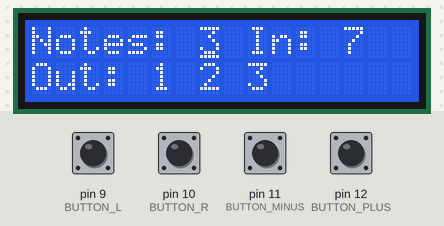
Bench run of a sketch on a simulated Arduino Mega 2560, built with avr-gcc and run on an emulated ATmega2560. On the bench: 16×2 character LCD. The test bench sets the inputs (shaded band); at power-on: pin 9 (BUTTON_L), pin 10 (BUTTON_R), pin 11 (BUTTON_MINUS), pin 12 (BUTTON_PLUS) LOW. MIDI output is not drawn.

Above: at 1.2 s.
1.3 s: pin 9 (BUTTON_L) pulled HIGH for 0.15 s
At 1.9 s:
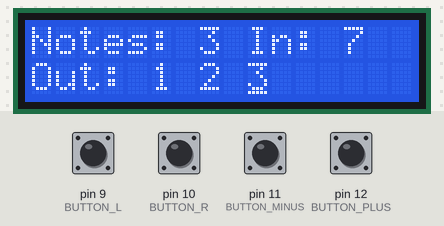
2.9 s: pin 11 (BUTTON_MINUS) pulled HIGH for 0.15 s
At 4.1 s:
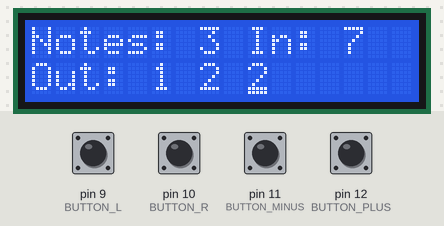
4.5 s: pin 10 (BUTTON_R) pulled HIGH for 0.15 s
At 5.3 s:
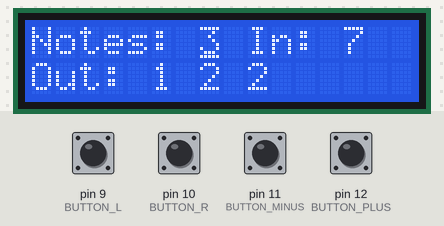
6.1 s: pin 12 (BUTTON_PLUS) pulled HIGH for 0.15 s
At 7.3 s:
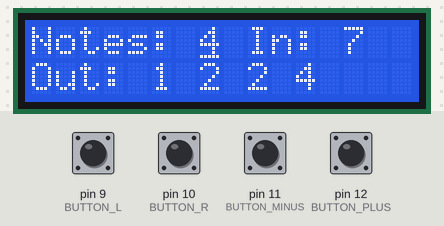
7.7 s: pin 9 (BUTTON_L) pulled HIGH for 1 s
At 8.3 s:
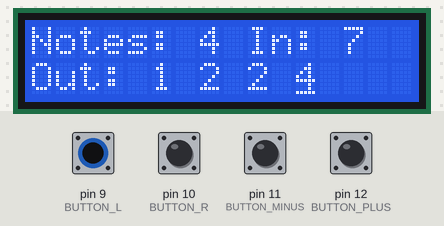
10.2 s: pin 11 (BUTTON_MINUS) pulled HIGH for 1 s
At 11.6 s:
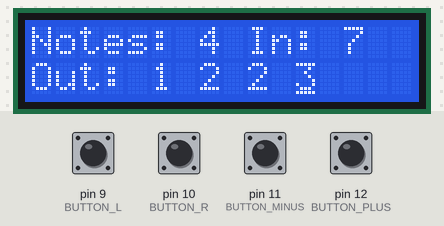
Timing chart, 0 to 13.2 s (numbered marks = the images above; inputs shaded):
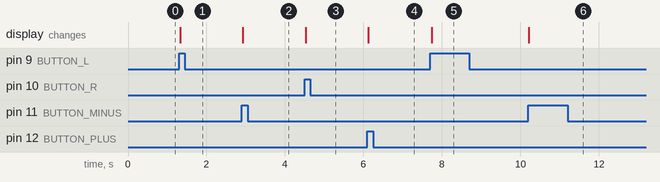

Measured:
- after the input at 1.3 s, the display: changes at once (image 1)
- after the input at 2.9 s, the display: changes at once (image 2)
- after the input at 4.5 s, the display: changes at once (image 3)
- after the input at 6.1 s, the display: changes at once (image 4)
- after the input at 7.7 s, the display: changes at once (image 5)
- after the input at 10.2 s, the display: changes at once (image 6)

The sketch:

controller_sketch.ino
```cpp
#include <LiquidCrystal.h>
#include <MIDI.h>
#include <Bounce.h>

#define BUTTON_L 9
#define BUTTON_R 10
#define BUTTON_MINUS 11
#define BUTTON_PLUS 12

#define SET_NUM_NOTES -2
#define SET_INPUT_CHANNEL -1

Bounce button_l = Bounce(BUTTON_L, 10);
Bounce button_r = Bounce(BUTTON_R, 10);
Bounce button_minus = Bounce(BUTTON_MINUS, 10);
Bounce button_plus = Bounce(BUTTON_PLUS, 10);

MIDI_CREATE_INSTANCE(HardwareSerial, Serial1, MIDI);

const int rs=3, en=4, d4=5, d5=6, d6=7, d7=8;
LiquidCrystal lcd(rs, en, d4, d5, d6, d7);

int selection = SET_NUM_NOTES;
int channels[6] = {1, 2, 3, 4, 5, 6};
int ch_notes[6] = {-1, -1, -1, -1, -1, -1};
int num_notes = 3;
int input_channel = 7;
int prev_note_index = 0;

void print_channels() {
  lcd.setCursor(0, 1);
  lcd.print("Out:             ");
  lcd.setCursor(5, 1);
  for(int i = 0; i < num_notes; i++) {
    lcd.print(channels[i]);
    lcd.print(" ");
  }
}

int get_channel(int note) {
  for(int i = 0; i < num_notes; i++) {
    if(ch_notes[i] == -1) {
      ch_notes[i] = note;
      prev_note_index = i;
      return channels[i];
    }
  }
  ch_notes[prev_note_index] = note;
  return channels[prev_note_index];
}

int free_channel(int note) {
  for(int i = 0; i < num_notes; i++) {
    if(ch_notes[i] == note) {
      ch_notes[i] = -1;
      return channels[i];
    }
  }
  return 0;
}

void setup() {
  // put your setup code here, to run once:
  lcd.begin(16, 2);
  lcd.print("Notes: ");
  lcd.print(num_notes);
  lcd.print(" In: ");
  lcd.print(input_channel);
  print_channels();
  lcd.cursor();
  lcd.setCursor(7, 0);

  pinMode(BUTTON_L, INPUT);
  pinMode(BUTTON_R, INPUT);
  pinMode(BUTTON_MINUS, INPUT);
  pinMode(BUTTON_PLUS, INPUT);

  // Listen for MIDI on all channels
  MIDI.begin(MIDI_CHANNEL_OMNI);
}

void loop() {

  // Handle button presses / settings
  button_l.update();
  button_r.update();
  button_minus.update();
  button_plus.update();

  if(selection == SET_NUM_NOTES) {
    if(button_l.risingEdge()) {
      selection = num_notes-1;
    }
    if(button_r.risingEdge()) {
      selection = SET_INPUT_CHANNEL;
    }
    if(button_minus.risingEdge() && num_notes > 1) {
      num_notes--;
      lcd.print(num_notes);
      print_channels();
    }
    if(button_plus.risingEdge() && num_notes < 6) {
      num_notes++;
      lcd.print(num_notes);
      print_channels();
    }
    lcd.setCursor(7, 0);
  }
  else if(selection == SET_INPUT_CHANNEL) {
    if(button_l.risingEdge()) {
      selection = SET_NUM_NOTES;
    }
    if(button_r.risingEdge()) {
      selection = 0;
    }
    if(button_minus.risingEdge() && input_channel > 1) {
      input_channel--;
      lcd.print(input_channel);
      lcd.print(" ");
    }
    if(button_plus.risingEdge() && input_channel < 16) {
      input_channel++;
      lcd.print(input_channel);
    }
    lcd.setCursor(13, 0);
  }
  else if(selection >= 0) {
    if(button_l.risingEdge()) {
      selection--;
    }
    if(button_r.risingEdge()) {
      if(selection == (num_notes - 1)) {
        selection = SET_NUM_NOTES;
      }
      else {
        selection++;
      }
    }
    if(button_minus.risingEdge() && channels[selection] > 0) {
      channels[selection]--;
      print_channels();
    }
    if(button_plus.risingEdge() && channels[selection] < 9) {
      channels[selection]++;
      print_channels();
    }
    lcd.setCursor(selection * 2 + 5, 1);
  }


  // Handle midi key presses
  if(MIDI.read() && (MIDI.getChannel() == input_channel)) {
    byte type = MIDI.getType();
    int note = MIDI.getData1();
    int velocity = MIDI.getData2();
    int channel = 0;

    switch(type) {
      case midi::NoteOn:
        channel = get_channel(note);
        MIDI.sendNoteOn(note, velocity, channel);
        break;
      case midi::NoteOff:
        channel = free_channel(note);
        if(channel) {
          MIDI.sendNoteOff(note, velocity, channels[0]);
        }
        break;
    }

  }
}
```
